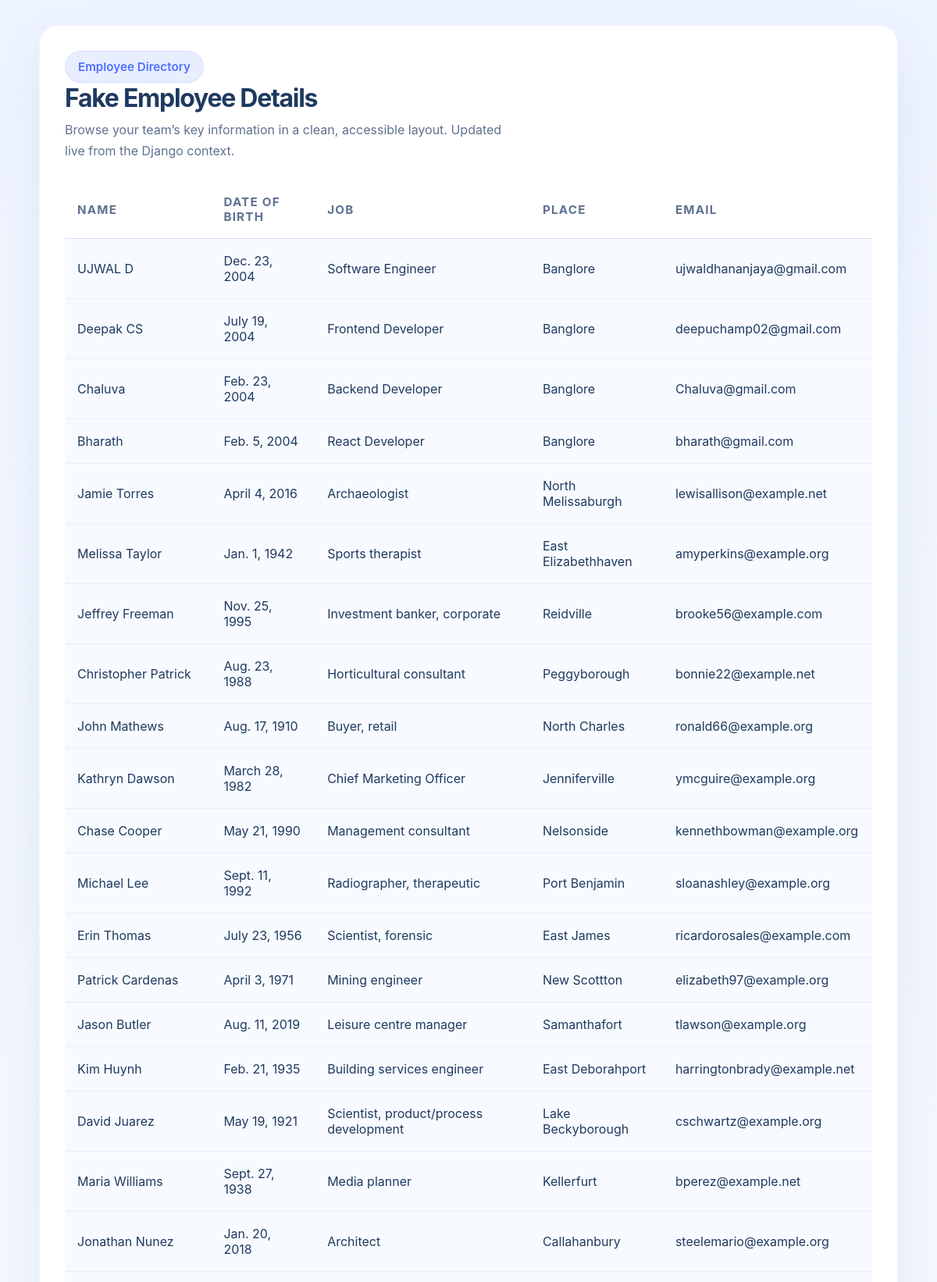
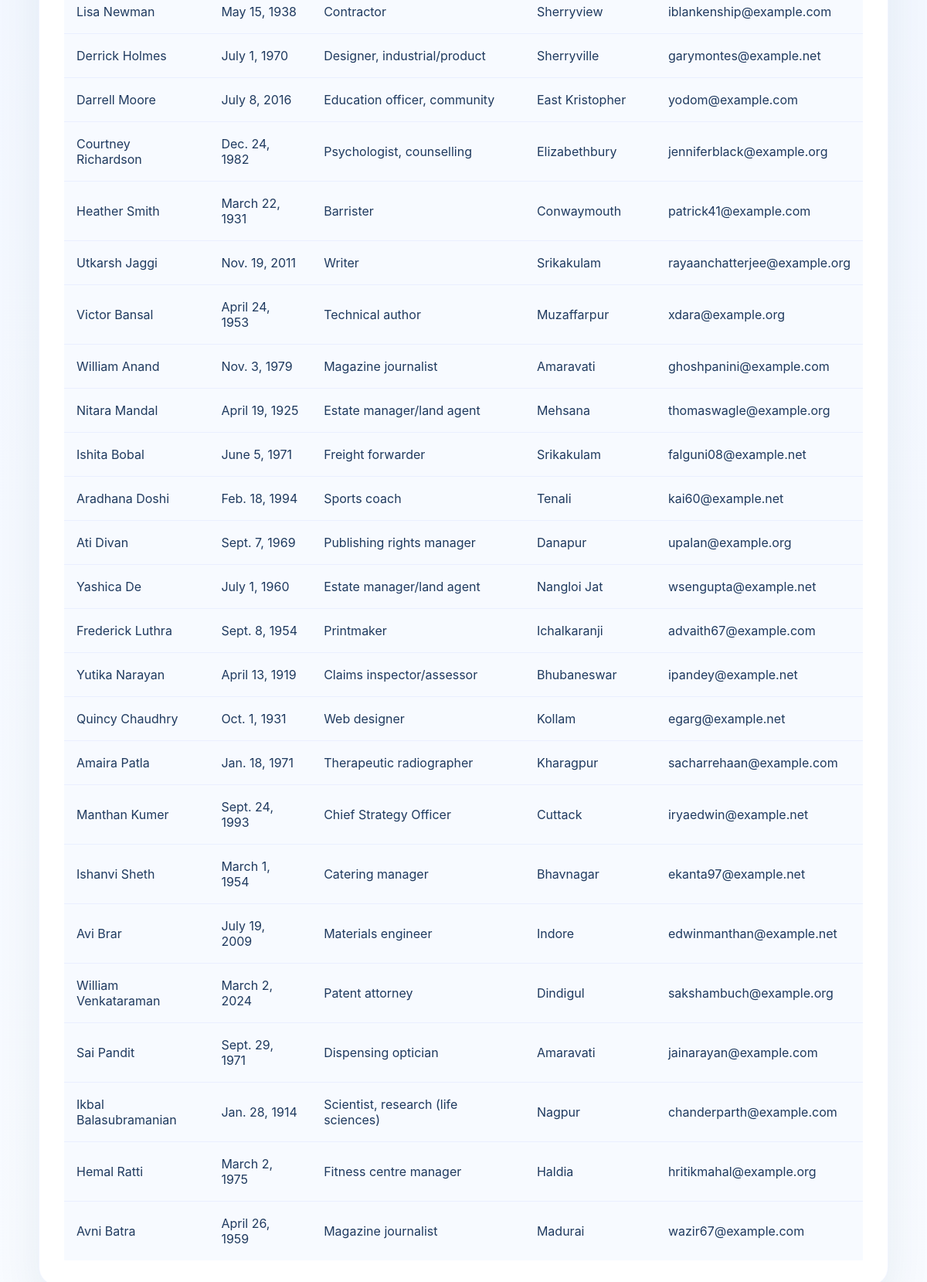
The page / on the database its author committed (2 pictures, top to bottom).
### myapp/models.py (models this page shows, shortened)
class Employee(models.Model):
    name = models.CharField(max_length=100)
    dob=models.DateField()
    job=models.CharField(max_length=100)
    place=models.CharField(max_length=100)
    email=models.EmailField()

### myapp/views.py (the view)
# urls.py: path('', fakeview)
def fakeview(request):
    e=Employee.objects.all()
    d={ 'employees':e }
    return render(request,'fake.html', d)

### templates/fake.html (shortened to what this page needs)
<!DOCTYPE html>
<html lang="en">
<head>
</head>
<body>
    <div class="page-wrapper">
        <section class="card">
            <div class="hero">
                <div>
                    <span class="badge">Employee Directory</span>
                    <h1>Fake Employee Details</h1>
                    <p>Browse your team’s key information in a clean, accessible layout. Updated live from the Django context.</p>
                </div>
            </div>
            <div class="table-wrap">
                <table>
                    <thead>
                        <tr>
                            <th>Name</th>
                            <th>Date of Birth</th>
                            <th>Job</th>
                            <th>Place</th>
                            <th>Email</th>
                        </tr>
                    </thead>
                    <tbody>
                        {% for employee in employees %}
                        <tr>
                            <td>{{ employee.name }}</td>
                            <td>{{ employee.dob }}</td>
                            <td>{{ employee.job }}</td>
                            <td>{{ employee.place }}</td>
                            <td>{{ employee.email }}</td>
                        </tr>
                        {% endfor %}
                    </tbody>
                </table>
            </div>
        </section>
    </div>
</body>
</html>

### templates/fake.html (style rules this page uses)
:root { --bg: #f5f8ff; --card: #ffffff; --border: #d7e1ef; --text: #1f3a5f; --muted: #5f718f; --accent: #4f70ff; --accent-soft: rgba(79, 112, 255, 0.12); }
* { box-sizing: border-box; }
body { margin: 0; font-family: Inter, system-ui, -apple-system, BlinkMacSystemFont, "Segoe UI", sans-serif; background: linear-gradient(180deg, #eef4ff 0%, #f8fbff 100%); color: var(--text); }
.page-wrapper { min-height: 100vh; display: flex; align-items: center; justify-content: center; padding: 32px 16px; }
.card { width: min(1100px, 100%); padding: 32px; border-radius: 24px; background: var(--card); box-shadow: 0 25px 60px rgba(31, 58, 95, 0.08); border: 1px solid rgba(79, 112, 255, 0.08); }
.hero { display: flex; align-items: center; justify-content: space-between; gap: 16px; flex-wrap: wrap; margin-bottom: 24px; }
.hero h1 { margin: 0; font-size: clamp(2rem, 2.4vw, 2.75rem); letter-spacing: -0.04em; }
.hero p { margin: 8px 0 0; color: var(--muted); max-width: 560px; line-height: 1.7; }
.badge { display: inline-flex; align-items: center; gap: 8px; padding: 10px 16px; border-radius: 999px; border: 1px solid var(--accent-soft); background: var(--accent-soft); color: var(--accent); font-weight: 600; font-size: 0.95rem; }
table { width: 100%; border-collapse: collapse; margin-top: 16px; background: transparent; }
th, td { padding: 18px 16px; text-align: left; border-bottom: 1px solid var(--border); }
th { color: var(--muted); font-size: 0.95rem; letter-spacing: 0.08em; text-transform: uppercase; font-weight: 700; }
td { background: rgba(247, 250, 255, 0.9); color: var(--text); border-bottom: 1px solid rgba(79, 112, 255, 0.08); }
tr:last-child td { border-bottom: none; }

### rows shown on the page
Employee: name "UJWAL D", dob "Dec. 23, 2004", job "Software Engineer", place "Banglore", email "ujwaldhananjaya@gmail.com"
Employee: name "Deepak CS", dob "July 19, 2004", job "Frontend Developer", place "Banglore", email "deepuchamp02@gmail.com"
Employee: name "Chaluva", dob "Feb. 23, 2004", job "Backend Developer", place "Banglore", email "Chaluva@gmail.com"
Employee: name "Bharath", dob "Feb. 5, 2004", job "React Developer", place "Banglore", email "bharath@gmail.com"
Employee: name "Jamie Torres", dob "April 4, 2016", job "Archaeologist", place "North Melissaburgh", email "lewisallison@example.net"
Employee: name "Melissa Taylor", dob "Jan. 1, 1942", job "Sports therapist", place "East Elizabethhaven", email "amyperkins@example.org"
Employee: name "Jeffrey Freeman", dob "Nov. 25, 1995", job "Investment banker, corporate", place "Reidville", email "brooke56@example.com"
Employee: name "Christopher Patrick", dob "Aug. 23, 1988", job "Horticultural consultant", place "Peggyborough", email "bonnie22@example.net"
Employee: name "John Mathews", dob "Aug. 17, 1910", job "Buyer, retail", place "North Charles", email "ronald66@example.org"
Employee: name "Kathryn Dawson", dob "March 28, 1982", job "Chief Marketing Officer", place "Jenniferville", email "ymcguire@example.org"
Employee: name "Chase Cooper", dob "May 21, 1990", job "Management consultant", place "Nelsonside", email "kennethbowman@example.org"
Employee: name "Michael Lee", dob "Sept. 11, 1992", job "Radiographer, therapeutic", place "Port Benjamin", email "sloanashley@example.org"
Employee: name "Erin Thomas", dob "July 23, 1956", job "Scientist, forensic", place "East James", email "ricardorosales@example.com"
Employee: name "Patrick Cardenas", dob "April 3, 1971", job "Mining engineer", place "New Scottton", email "elizabeth97@example.org"
Employee: name "Jason Butler", dob "Aug. 11, 2019", job "Leisure centre manager", place "Samanthafort", email "tlawson@example.org"
Employee: name "Kim Huynh", dob "Feb. 21, 1935", job "Building services engineer", place "East Deborahport", email "harringtonbrady@example.net"
Employee: name "David Juarez", dob "May 19, 1921", job "Scientist, product/process development", place "Lake Beckyborough", email "cschwartz@example.org"
Employee: name "Maria Williams", dob "Sept. 27, 1938", job "Media planner", place "Kellerfurt", email "bperez@example.net"
Employee: name "Jonathan Nunez", dob "Jan. 20, 2018", job "Architect", place "Callahanbury", email "steelemario@example.org"
Employee: name "Lisa Newman", dob "May 15, 1938", job "Contractor", place "Sherryview", email "iblankenship@example.com"
Employee: name "Derrick Holmes", dob "July 1, 1970", job "Designer, industrial/product", place "Sherryville", email "garymontes@example.net"
Employee: name "Darrell Moore", dob "July 8, 2016", job "Education officer, community", place "East Kristopher", email "yodom@example.com"
Employee: name "Courtney Richardson", dob "Dec. 24, 1982", job "Psychologist, counselling", place "Elizabethbury", email "jenniferblack@example.org"
Employee: name "Heather Smith", dob "March 22, 1931", job "Barrister", place "Conwaymouth", email "patrick41@example.com"
Employee: name "Utkarsh Jaggi", dob "Nov. 19, 2011", job "Writer", place "Srikakulam", email "rayaanchatterjee@example.org"
Employee: name "Victor Bansal", dob "April 24, 1953", job "Technical author", place "Muzaffarpur", email "xdara@example.org"
Employee: name "William Anand", dob "Nov. 3, 1979", job "Magazine journalist", place "Amaravati", email "ghoshpanini@example.com"
Employee: name "Nitara Mandal", dob "April 19, 1925", job "Estate manager/land agent", place "Mehsana", email "thomaswagle@example.org"
Employee: name "Ishita Bobal", dob "June 5, 1971", job "Freight forwarder", place "Srikakulam", email "falguni08@example.net"
Employee: name "Aradhana Doshi", dob "Feb. 18, 1994", job "Sports coach", place "Tenali", email "kai60@example.net"
Employee: name "Ati Divan", dob "Sept. 7, 1969", job "Publishing rights manager", place "Danapur", email "upalan@example.org"
Employee: name "Yashica De", dob "July 1, 1960", job "Estate manager/land agent", place "Nangloi Jat", email "wsengupta@example.net"
Employee: name "Frederick Luthra", dob "Sept. 8, 1954", job "Printmaker", place "Ichalkaranji", email "advaith67@example.com"
Employee: name "Yutika Narayan", dob "April 13, 1919", job "Claims inspector/assessor", place "Bhubaneswar", email "ipandey@example.net"
Employee: name "Quincy Chaudhry", dob "Oct. 1, 1931", job "Web designer", place "Kollam", email "egarg@example.net"
Employee: name "Amaira Patla", dob "Jan. 18, 1971", job "Therapeutic radiographer", place "Kharagpur", email "sacharrehaan@example.com"
Employee: name "Manthan Kumer", dob "Sept. 24, 1993", job "Chief Strategy Officer", place "Cuttack", email "iryaedwin@example.net"
Employee: name "Ishanvi Sheth", dob "March 1, 1954", job "Catering manager", place "Bhavnagar", email "ekanta97@example.net"
Employee: name "Avi Brar", dob "July 19, 2009", job "Materials engineer", place "Indore", email "edwinmanthan@example.net"
Employee: name "William Venkataraman", dob "March 2, 2024", job "Patent attorney", place "Dindigul", email "sakshambuch@example.org"
Employee: name "Sai Pandit", dob "Sept. 29, 1971", job "Dispensing optician", place "Amaravati", email "jainarayan@example.com"
Employee: name "Ikbal Balasubramanian", dob "Jan. 28, 1914", job "Scientist, research (life sciences)", place "Nagpur", email "chanderparth@example.com"
Employee: name "Hemal Ratti", dob "March 2, 1975", job "Fitness centre manager", place "Haldia", email "hritikmahal@example.org"
Employee: name "Avni Batra", dob "April 26, 1959", job "Magazine journalist", place "Madurai", email "wazir67@example.com"
